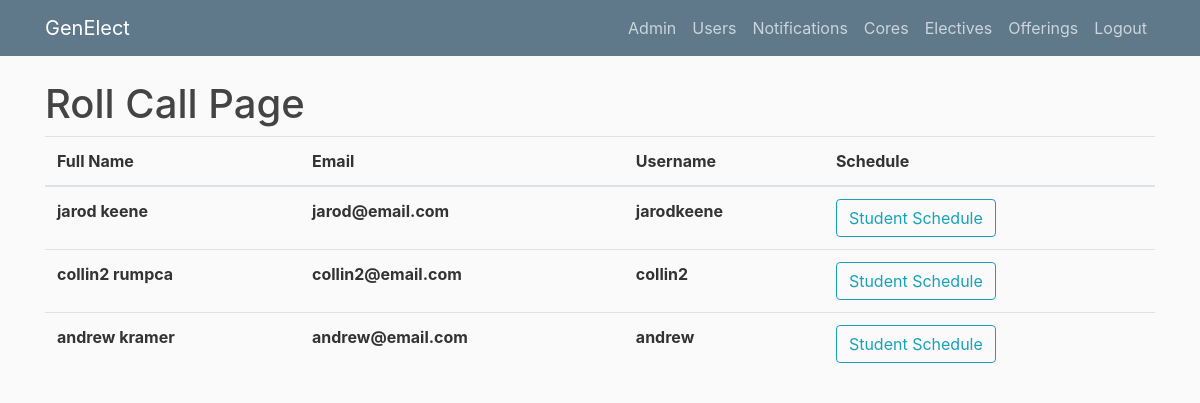
Page /coreroll/1 (signed in) on the earlier database version.
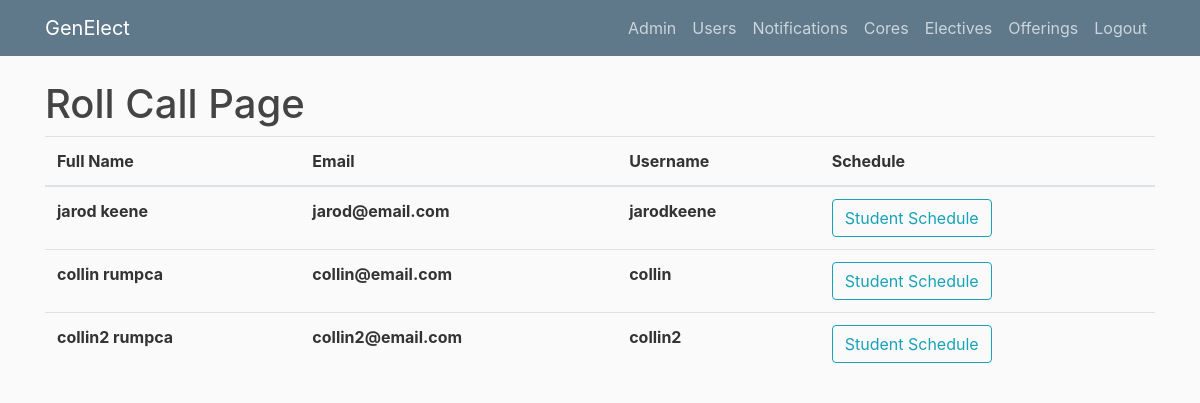
Same page on the later database version.
### genElect/models.py (models this page shows)
class Base(db.Model):
    __abstract__ = True
    id = db.Column(db.Integer, primary_key=True, autoincrement=True)
    date_created = db.Column(db.DateTime, default=db.func.current_timestamp())
    date_modified = db.Column(db.DateTime, default=db.func.current_timestamp(),
            onupdate=db.func.current_timestamp())

class CoreRegistrations(Base):
    __tablesname__ = 'registrations'
    user_id = db.Column(db.Integer, db.ForeignKey('users.id'), nullable=False)
    core_id = db.Column(db.Integer, db.ForeignKey('cores.id'), nullable=False)

class Users(Base, UserMixin):
    __tablename__ = 'users'
    username = db.Column(db.String(100), unique=True)
    full_name = db.Column(db.String(100))
    email = db.Column(db.String(100))
    role = db.Column(db.String(32), nullable=False)
    password = db.Column(db.String(128))
    registrations = db.relationship('Registrations', backref='user', lazy=True)
    core_registrations = db.relationship('CoreRegistrations', backref='user', lazy=True)
    completed_electives = db.relationship('Completions', backref='user', lazy=True)

### genElect/__init__.py (the view)
@app.route("/coreroll/<core_id>")
def coreroll(core_id):
    if current_user.is_authenticated and (current_user.role == "admin" or current_user.role == "instructor"):
        core = Cores.query.filter_by(id=core_id).first()
        if core:
            registrations = core.registrations
            return render_template('coreroll.html', registrations=registrations, title='Core Roll')
        else:
            return render_template('notfound.html')
    else:
        return render_template('denied.html')

### genElect/__init__.py (called while the page is built)
@login_manager.user_loader
def load_user(user_id):
    return Users.query.get(int(user_id))

### genElect/templates/coreroll.html
{% extends "layout.html" %}
{% block content %}
    <h1>Roll Call Page</h1>
	<table class="table">
	  <thead>
	    <tr>
	      <th scope="col">Full Name</th>
	      <th scope="col">Email</th>
	      <th scope="col">Username</th>
	      <th scope="col">Schedule</th>
	    </tr>
	  </thead>
	  <tbody>
	  	{% for registration in registrations %}
	    <tr>
	      <th scope="row">{{registration.user.full_name}}</th>
	      <th scope="row">{{registration.user.email}}</th>
	      <th scope="row">{{registration.user.username}}</th>
	      <th scope="row"><button type="button" onclick="window.location.href = '/schedule?user_id={{registration.user_id}}'" class="btn btn-outline-info">Student Schedule</button></th>
	    </tr>
	    {% endfor %}
	  </tbody>
	</table>
{% endblock content %}

### genElect/templates/layout.html (shortened to what this page needs)
<!DOCTYPE html>
<html>
<head>
    <link rel="stylesheet" href="https://maxcdn.bootstrapcdn.com/bootstrap/4.0.0/css/bootstrap.min.css">
    <link rel="stylesheet" type="text/css" href="{{ url_for('static', filename='main.css') }}">
</head>
<body>
    <header class="site-header">
      <nav class="navbar navbar-expand-md navbar-dark bg-steel fixed-top">
        <div class="container">
          <a class="navbar-brand mr-4" href="/">GenElect</a>
          <div class="collapse navbar-collapse" id="navbarToggle">
            <div class="navbar-nav">
              {% if current_user.is_authenticated %}
                {% if current_user.role == "admin" %}
                  <a class="nav-item nav-link" href="{{ url_for('admin') }}">Admin</a>
                  <a class="nav-item nav-link" href="{{ url_for('allusers') }}">Users</a>
                  <a class="nav-item nav-link" href="{{ url_for('allnotifications') }}">Notifications</a>
                  <a class="nav-item nav-link" href="{{ url_for('allcores') }}">Cores</a>
                  <a class="nav-item nav-link" href="{{ url_for('allelectives') }}">Electives</a>
                  <a class="nav-item nav-link" href="{{ url_for('allofferings') }}">Offerings</a>
                {% endif %}
                <a class="nav-item nav-link" href="{{ url_for('logout') }}">Logout</a>
              {% else %}
                <a class="nav-item nav-link" href="/campschedule">Camp Schedule</a>
                <a class="nav-item nav-link" href="/electives">Electives</a>
                <a class="nav-item nav-link" href="{{ url_for('login') }}">Login</a>
              {% endif %}
            </div>
          </div>
        </div>
      </nav>
    </header>
    <main role="main" class="container">
      <div class="row">
        <div class="col-md-12">
          {% block content %}{% endblock %}
        </div>
      </div>
    </main>
</body>
</html>

### genElect/static/main.css (style rules this page uses)
body { background: #fafafa; color: #333333; margin-top: 5rem; }
h1, h2, h3, h4, h5, h6 { color: #444444; }
.bg-steel { background-color: #5f788a; }
.site-header .navbar-nav .nav-link { color: #cbd5db; }

Differences in the rows shown:
removed CoreRegistrations: user.full_name "andrew kramer", user.email "andrew@email.com", user.username "andrew"
added CoreRegistrations: user.full_name "collin rumpca", user.email "collin@email.com", user.username "collin"
